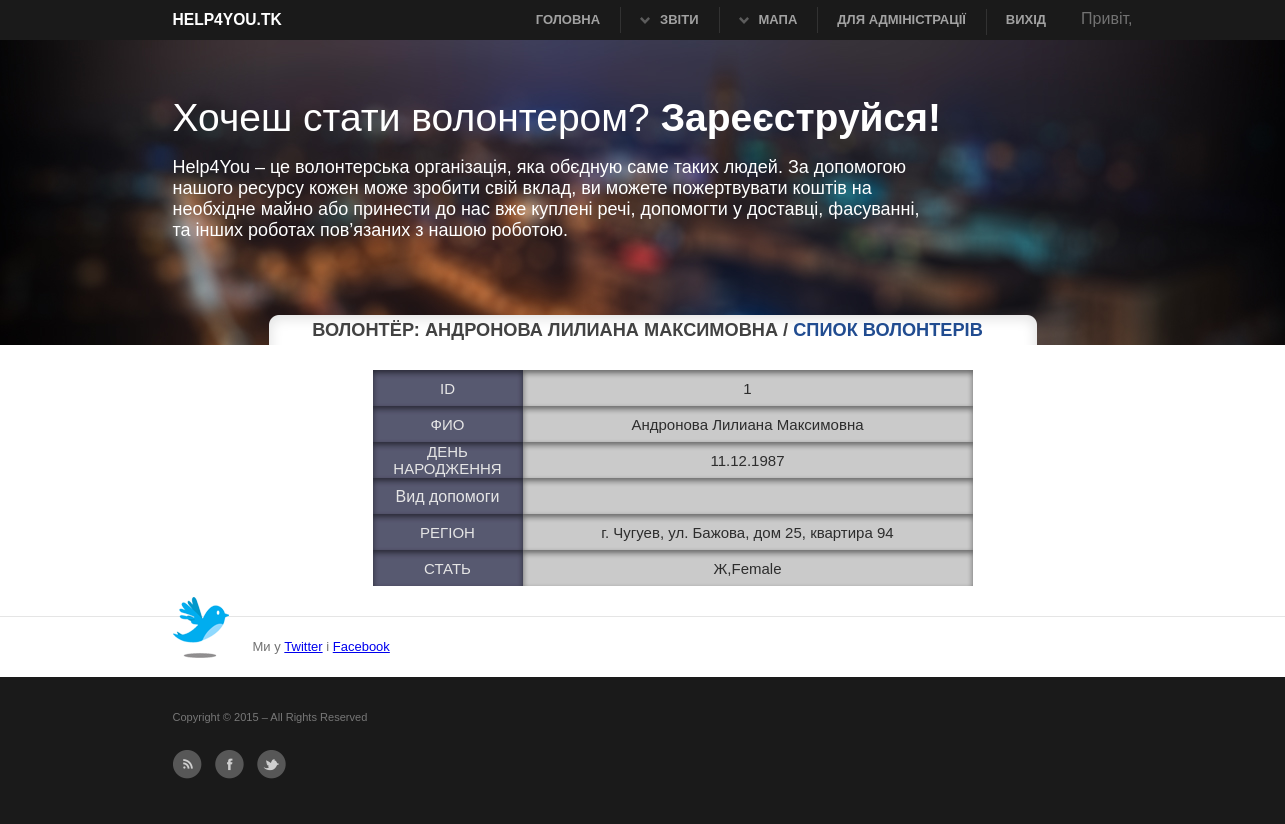
The app's page /Volonter/1/ (signed in), older data.
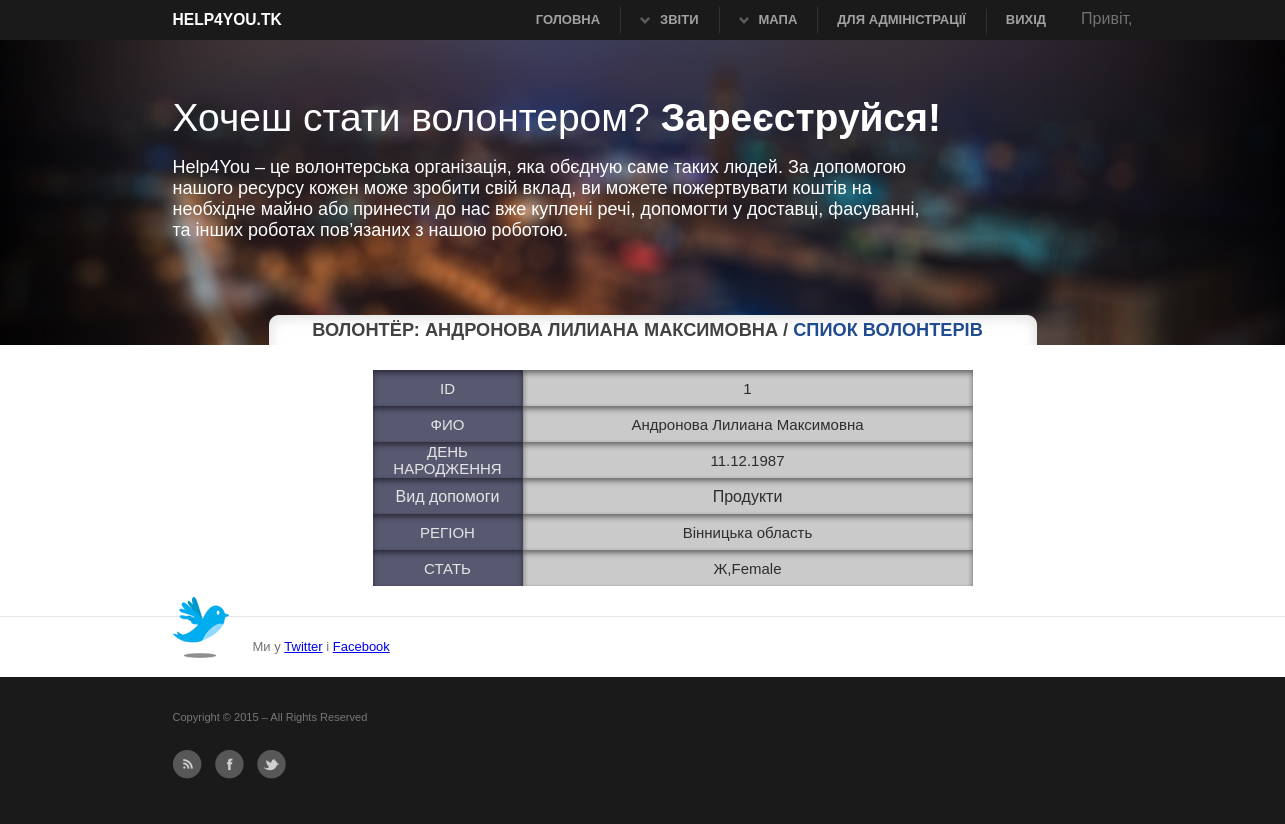
The same page, newer data.
### main/models.py (models this page shows, shortened)
class Volonter(models.Model):
    GENDER_CHOICES = (
        (u'М', 'Male'),
        (u'Ж', 'Female'),
    )
    OBLAST_CHOICES = (
         (u'Вінницька область',u'Вінницька область'),
         (u'Волинська область',u'Волинська область'),
         (u'Дніпропетровська область',u'Дніпропетровська область'),
         (u'Донецька область',u'Донецька область'),
         (u'Закарпатська область',u'Закарпатська область'),
         (u'Запорізька область',u'Запорізька область'),
         (u'Івано-Франківська область',u'Івано-Франківська область'),
         (u'Київська область',u'Київська область'),
         (u'Кіровоградська область',u'Кіровоградська область'),
         (u'Луганська область',u'Луганська область'),
         (u'Львівська область',u'Львівська область'),
         (u'Миколаївська область',u'Миколаївська область'),
         (u'Одеська область',u'Одеська область'),
         (u'Полтавська область',u'Полтавська область'),
         (u'Рівненська область',u'Рівненська область'),
         (u'Сумська область',u'Сумська область'),
         (u'Тернопільська область',u'Тернопільська область'),
         (u'Харківська область',u'Харківська область'),
         (u'Херсонська область',u'Херсонська область'),
         (u'Хмельницька область',u'Хмельницька область'),
         (u'Черкаська область',u'Черкаська область'),
         (u'Чернігівська область',u'Чернігівська область'),
         (u'Чернівецька область',u'Чернівецька область'),
         (u'Автономна Республіка Крим',u'Автономна Республіка Крим'),
    )
    fio = models.CharField(verbose_name=u'ПІБ', max_length=200)
    birthday = models.DateField(verbose_name=u'Дата народження',null=True, blank=True)
    address = models.CharField(verbose_name=u'Область проживання',max_length=30, choices=OBLAST_CHOICES)
    telephone = models.CharField(verbose_name=u'Телефон',max_length=20)
    gender = models.CharField(verbose_name=u'Стать',max_length=1, choices=GENDER_CHOICES)
    activeted = models.BooleanField(default=False, verbose_name=u'Підтвердження')
    categories = models.ManyToManyField('CategoryResource', verbose_name=u'Категорія ресурсів')
    class Meta:
        verbose_name_plural = u'Волонтери'

class CategoryResource(models.Model):
    category = models.CharField(max_length=50, verbose_name=u'Категорія')
    class Meta:
        verbose_name_plural = u'Категорії ресурсів'
    def __unicode__(self):
        return self.category

### main/views.py (the view)
# urls.py: url(r'^volonter/(?P<pk>\d+)/$',VolonterDetailView.as_view(), name='view_volonter'),
class VolonterDetailView(DetailView):
    template_name = 'view_volonter.html'
    model = Volonter
    context_object_name = 'Volonter'
    @method_decorator(staff_member_required)
    def dispatch(self, request, *args, **kwargs):
        return super(VolonterDetailView, self).dispatch(request, *args,**kwargs)

### main/templates/view_volonter.html (shortened to what this page needs)
{% extends 'base.html' %}
{% block title %}
    <h3 class="title_list">Волонтёр: {{ Volonter.fio }} / <a href="{% url 'list_volonter' %}">Спиок волонтерів</a></h3>
{% endblock %}
{% block content %}
    <div id="view_tab">
    <table border="0">
    <tr>
        <td class="lef">ID</td>
        <td class="ri">{{Volonter.id}}</td>
    </tr>
    <tr>
        <td class="lef">ФИО</td>
        <td class="ri">{{ Volonter.fio }}</td>
    </tr>
    <tr>
        <td  class="lef">ДЕНЬ НАРОДЖЕННЯ</td>
        <td class="ri">{{ Volonter.birthday|date:"d.m.Y" }}</td>
    </tr>
    <tr >
        <td  class="lef_v"  height="36px"><p class="trrt">Вид допомоги</p></td>
        <td  class="ri_v">
            {% for cat in Volonter.categories.all  %}
            <p class="kind_res">{{ cat }}</p>
            {% endfor %}</td>
    </tr>
    <tr>
        <td class="lef">РЕГІОН</td>
        <td class="ri">{{Volonter.address }}</td>
    </tr>
     <tr>
        <td  class="lef">СТАТЬ</td>
        <td class="ri">{{ Volonter.gender }},{{ Volonter.get_gender_display }}</td>
    </tr>
  </table>
    </div>
{% endblock %}

Row changes from the older to the newer data that the page shows:
changed Volonter "АНДРОНОВА ЛИЛИАНА МАКСИМОВНА": address "г. Чугуев, ул. Бажова, дом 25, квартира 94" → "Вінницька область"
now on this page (row unchanged): CategoryResource: category "Продукти"
